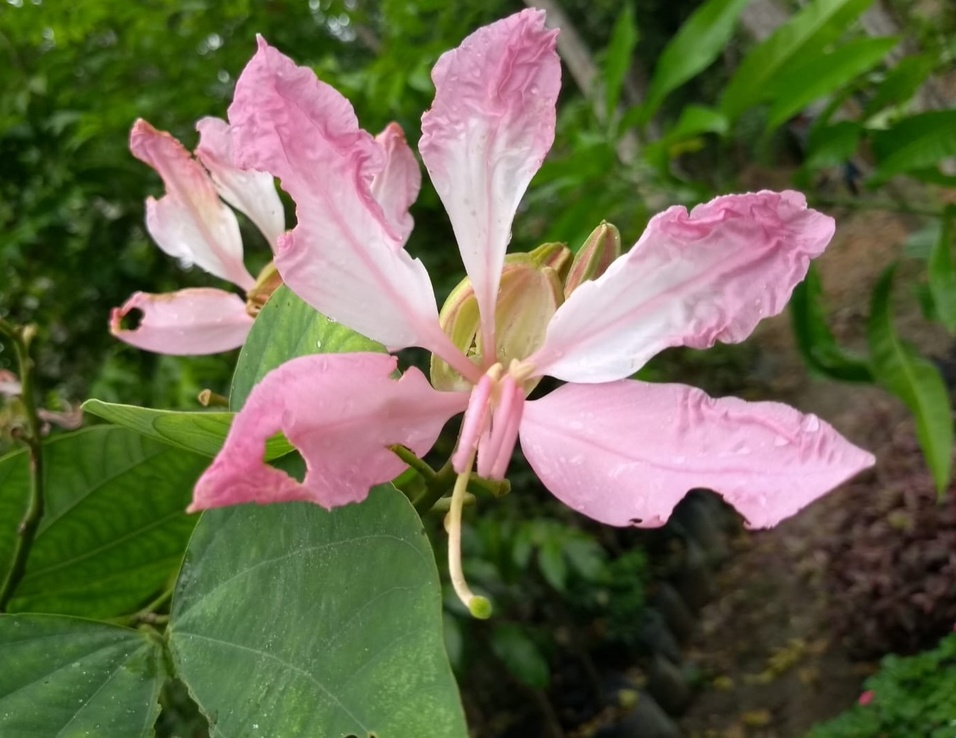
#> input picture base_dados/Imagens_Selecionadas/01_Grupo_1071x1368.jpg, 956 x 738 px, shrunk from 1386 x 1071 before the run, found by its file name; its folder holds only this picture in this run
$ python expansao_linear.py
#> lines starting #> are read from the running program, lines starting #| are printed output that depends on the picture
import cv2
import numpy as np
import os
import time

def expansaoLinear(imagem, za, zb, z1, zn):
    altura, largura = imagem.shape
    imagem_expandida = np.zeros_like(imagem)

    a = (zn - z1) / (zb - za)
    b = z1 - a * za

    for i in range(altura):
        for j in range(largura):
            pixel = imagem[i, j]
            if pixel <= za:
                imagem_expandida[i, j] = z1
            elif pixel >= zb:
                imagem_expandida[i, j] = zn
            else:
                imagem_expandida[i, j] = int(a * pixel + b)
    return imagem_expandida

def processarDiretorio(input_dir, output_dir, za, zb, z1, zn):
#> called with za = 100, zb = 200, z1 = 30, zn = 150
    tempos_execucao = []
    for filename in os.listdir(input_dir):
        if filename.lower().endswith(('.png', '.jpg', '.jpeg', '.bmp')):
            caminho_imagem = os.path.join(input_dir, filename)
            imagem = cv2.imread(caminho_imagem, cv2.IMREAD_GRAYSCALE)
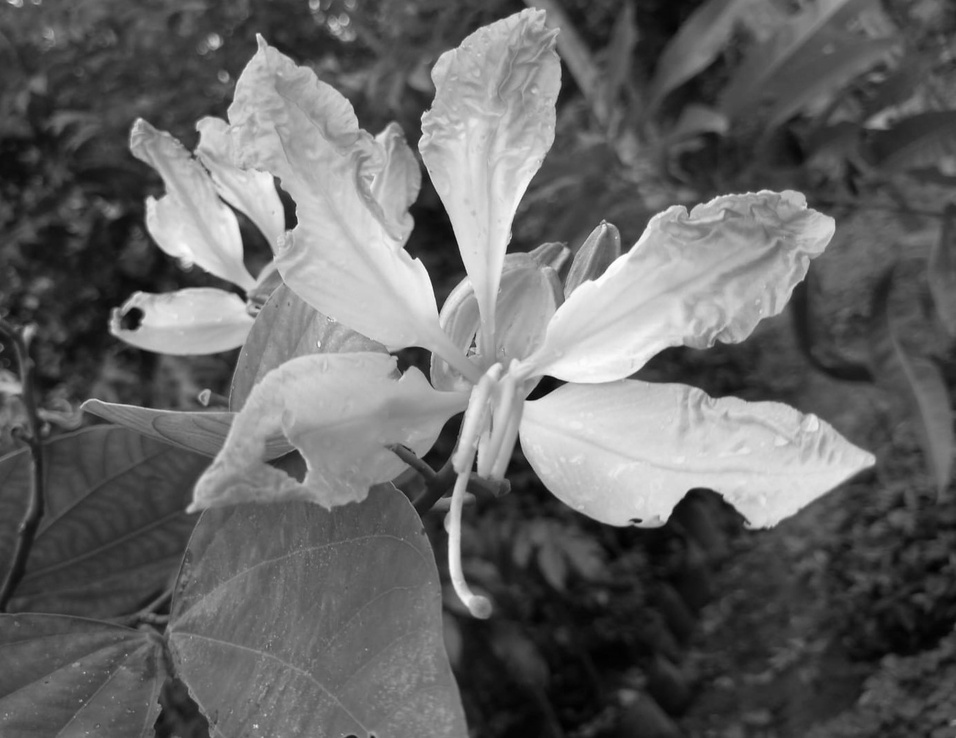
#> imagem: shape (738, 956); min 0, max 255, mean 101.9
            if imagem is not None:
                start_time = time.time()
                imagem_expandida = expansaoLinear(imagem, za, zb, z1, zn)
#> after the loop in expansaoLinear, `for i in range(altura):`:
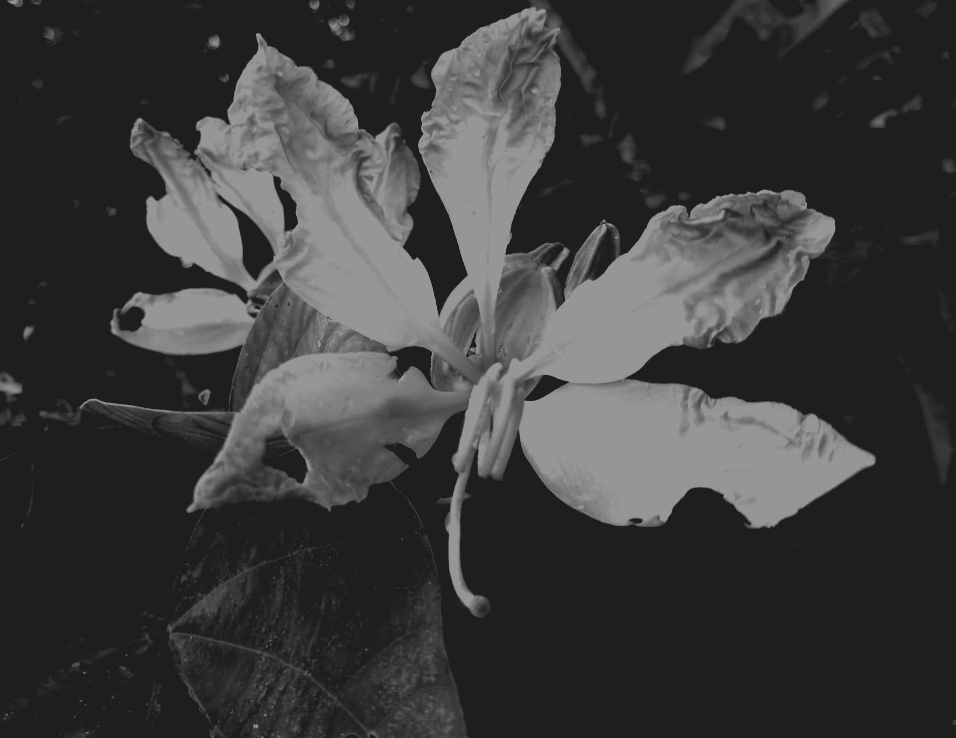
#> imagem_expandida: shape (738, 956); min 30, max 150, mean 59.9
                elapsed_time = time.time() - start_time
                tempos_execucao.append(elapsed_time * 1000)  # Convertendo para milissegundos

                caminho_imagem_expandida = os.path.join(output_dir, filename)
                cv2.imwrite(caminho_imagem_expandida, imagem_expandida)
                print(f"Tempo de processamento de {filename}: {elapsed_time * 1000:.4f} ms")
            else:
                print(f"Erro ao carregar a imagem: {caminho_imagem}")
    return tempos_execucao

def multiplasExecucoes(input_dir, output_dir, za, zb, z1, zn, execucoes=1):

    # Testes principais
    tempos_todas_execucoes = []
    for execucao in range(execucoes):
        print(f"Iniciando execução {execucao + 1}")
        tempos_execucao = processarDiretorio(input_dir, output_dir, za, zb, z1, zn)
        tempos_todas_execucoes.extend(tempos_execucao)
        if tempos_execucao:
            media_execucao = sum(tempos_execucao) / len(tempos_execucao)
            print(f"Média de tempo para a execução {execucao + 1}: {media_execucao:.4f} ms")
        else:
            print("Nenhuma imagem processada nesta execução.")

    if tempos_todas_execucoes:
        media_geral = sum(tempos_todas_execucoes) / len(tempos_todas_execucoes)
        print(f"Média geral das médias de tempo após {execucoes} execuções: {media_geral:.4f} ms")
    else:
        print("Nenhuma imagem foi processada em nenhuma execução.")

za = 100
zb = 200
z1 = 30
zn = 150

input_dir = '/mnt/c/Users/Cliente/Downloads/base_dados/Imagens_Selecionadas'
output_dir = '/mnt/c/Users/Cliente/Downloads/base_dados/Saida_Python_Exp_Comp'

# Chama a função que executa o processamento múltiplas vezes com pré-treino
multiplasExecucoes(input_dir, output_dir, za, zb, z1, zn, execucoes=1)

$ run again, on base_dados/Imagens_Selecionadas/02_Grupo_1409x1374.jpg
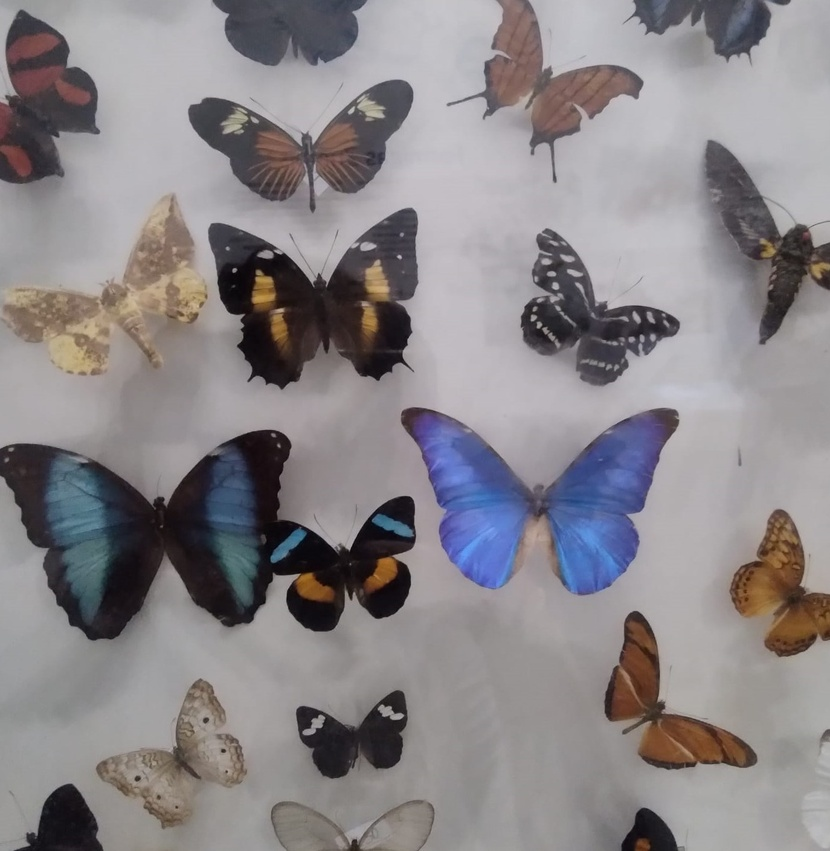
#> input picture base_dados/Imagens_Selecionadas/02_Grupo_1409x1374.jpg, 830 x 851 px, shrunk from 1374 x 1409 before the run, found by its file name
#> in processarDiretorio, `imagem = cv2.imread(caminho_imagem, cv2.IMREAD_GRAYSCALE)`:
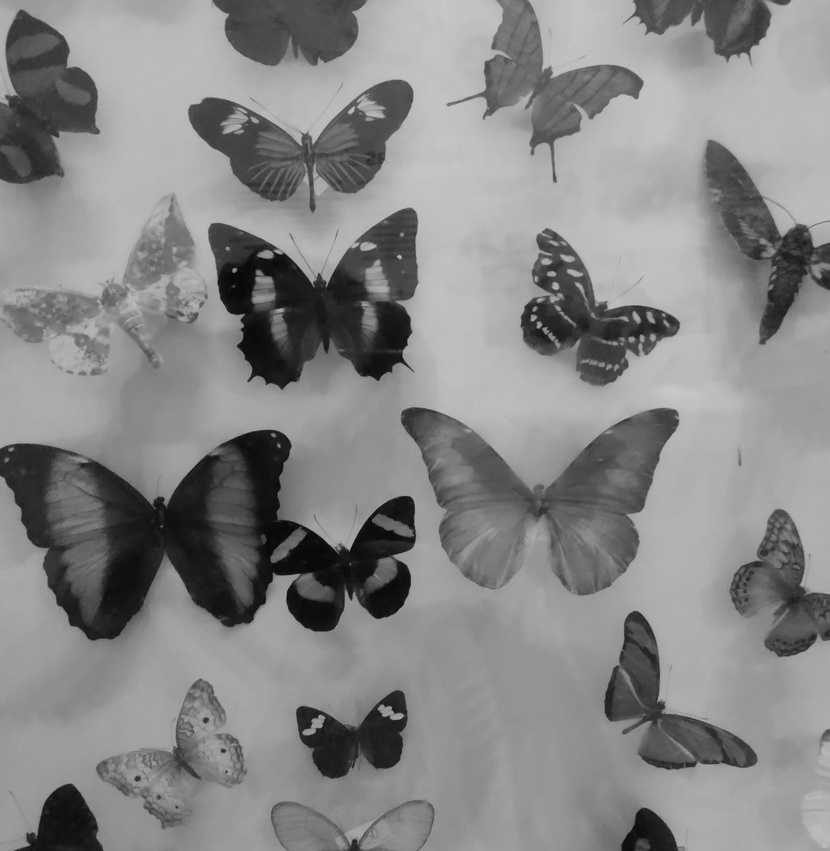
#> imagem: shape (851, 830); min 2, max 201, mean 135.2
#> after the loop in expansaoLinear, `for i in range(altura):`:
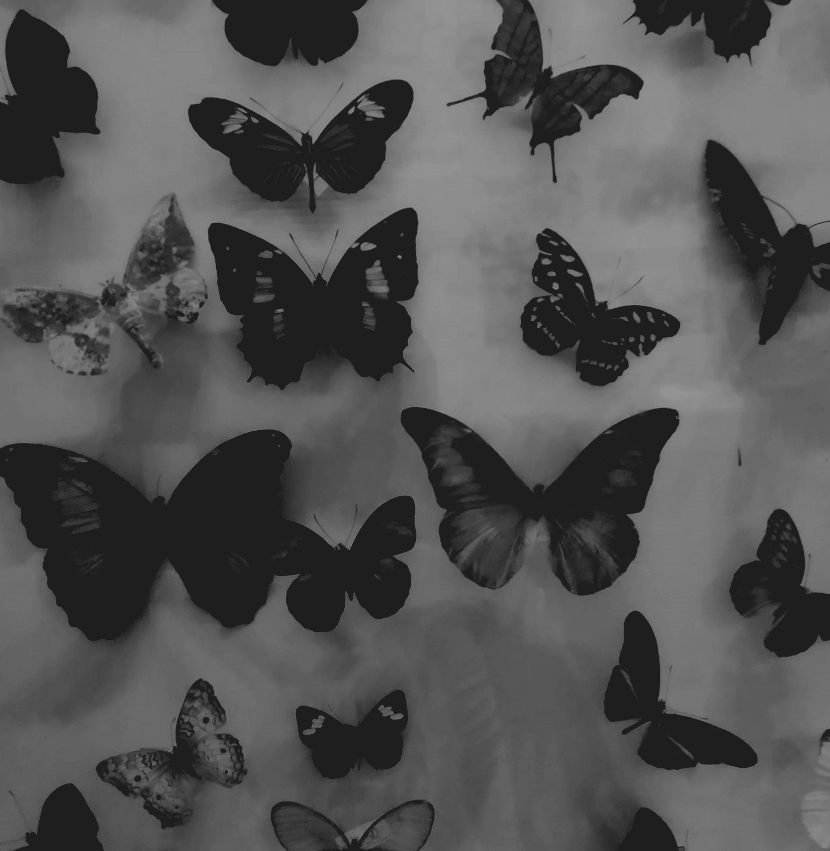
#> imagem_expandida: shape (851, 830); min 30, max 150, mean 83.5

$ run again, on base_dados/Imagens_Selecionadas/02_Grupo_1476x1397.jpg
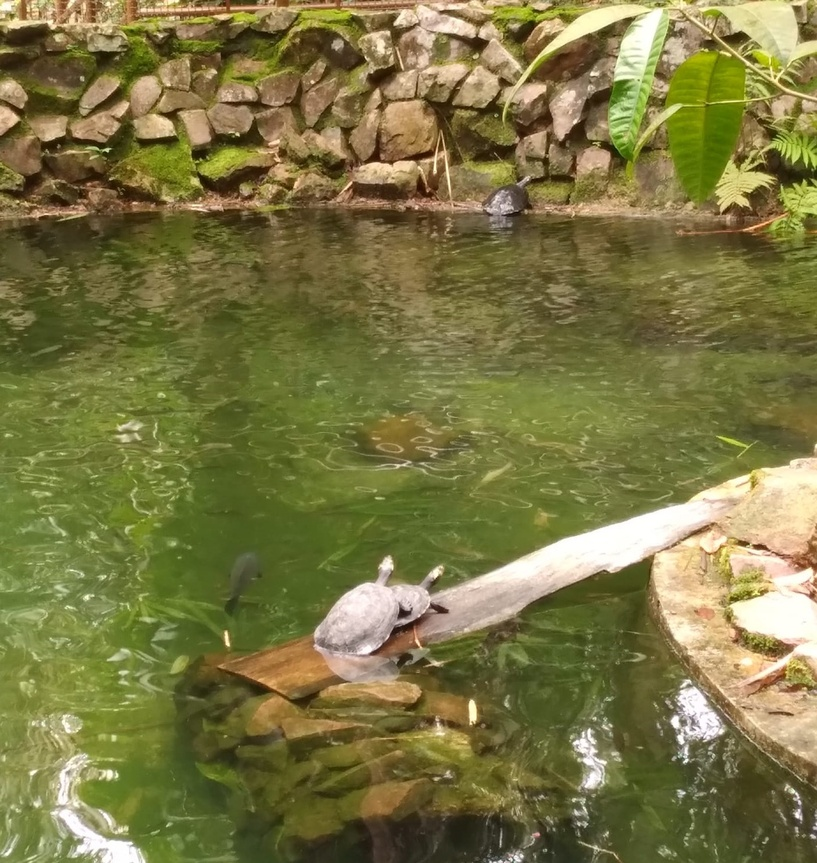
#> input picture base_dados/Imagens_Selecionadas/02_Grupo_1476x1397.jpg, 817 x 863 px, shrunk from 1397 x 1476 before the run, found by its file name
#> in processarDiretorio, `imagem = cv2.imread(caminho_imagem, cv2.IMREAD_GRAYSCALE)`:
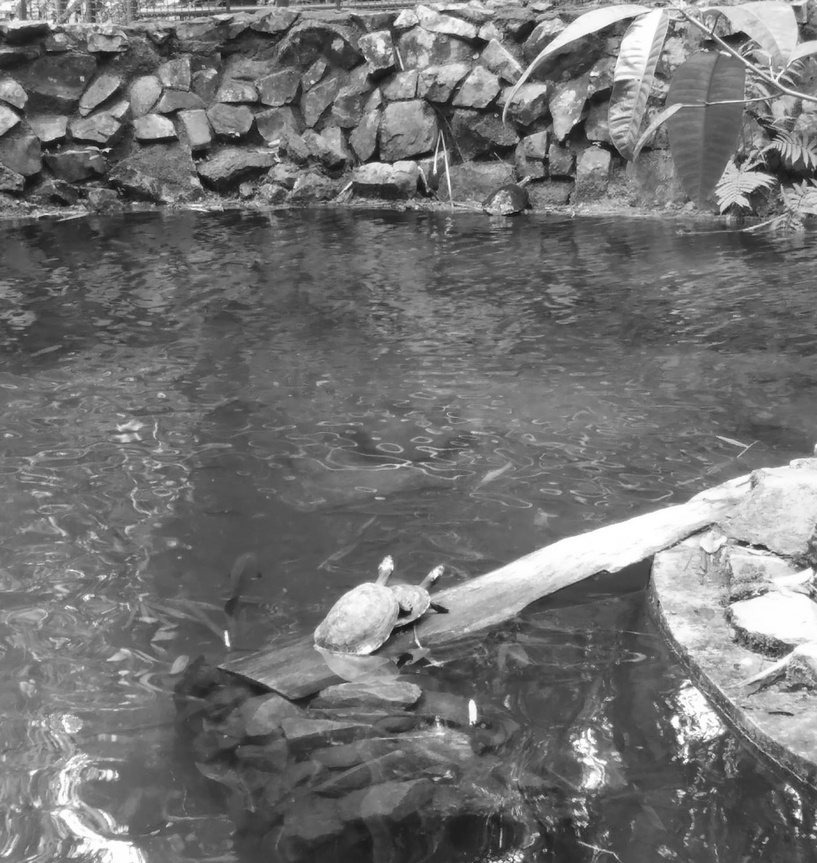
#> imagem: shape (863, 817); min 7, max 255, mean 114.3
#> after the loop in expansaoLinear, `for i in range(altura):`:
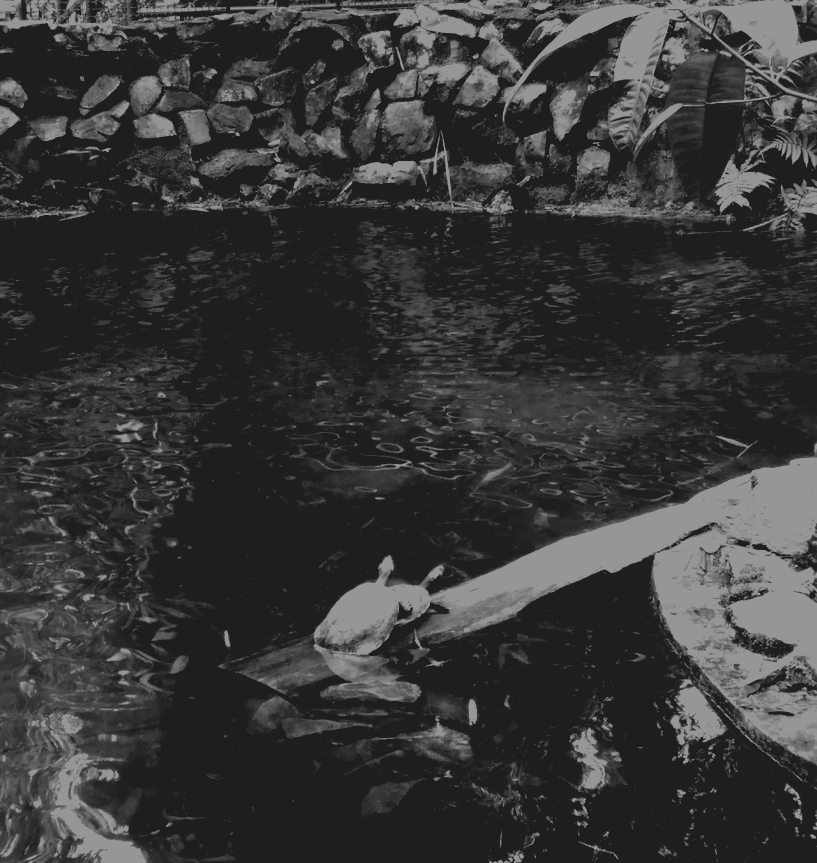
#> imagem_expandida: shape (863, 817); min 30, max 150, mean 56.2
